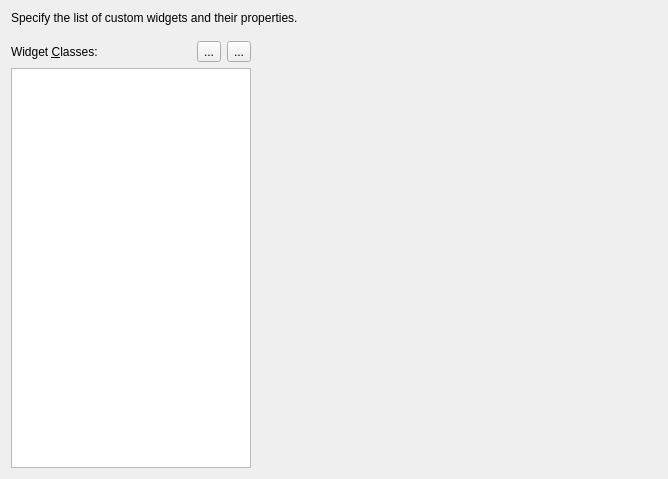
<?xml version="1.0" encoding="UTF-8"?>
<ui version="4.0">
 <class>QmakeProjectManager::Internal::CustomWidgetWidgetsWizardPage</class>
 <widget class="QWizardPage" name="QmakeProjectManager::Internal::CustomWidgetWidgetsWizardPage">
  <property name="geometry">
   <rect>
    <x>0</x>
    <y>0</y>
    <width>668</width>
    <height>475</height>
   </rect>
  </property>
  <property name="windowTitle">
   <string>Custom Qt Widget Wizard</string>
  </property>
  <property name="title">
   <string>Custom Widget List</string>
  </property>
  <layout class="QGridLayout" name="gridLayout">
   <item row="2" column="1" rowspan="2">
    <widget class="QWidget" name="tabStackWidget" native="true">
     <property name="minimumSize">
      <size>
       <width>400</width>
       <height>200</height>
      </size>
     </property>
    </widget>
   </item>
   <item row="3" column="0">
    <widget class="QmakeProjectManager::Internal::ClassList" name="classList">
     <property name="minimumSize">
      <size>
       <width>0</width>
       <height>400</height>
      </size>
     </property>
    </widget>
   </item>
   <item row="0" column="0" colspan="2">
    <widget class="QLabel" name="subTitleLabel">
     <property name="text">
      <string>Specify the list of custom widgets and their properties.</string>
     </property>
    </widget>
   </item>
   <item row="1" column="0">
    <spacer name="titleSpacer">
     <property name="orientation">
      <enum>Qt::Vertical</enum>
     </property>
     <property name="sizeType">
      <enum>QSizePolicy::Fixed</enum>
     </property>
     <property name="sizeHint" stdset="0">
      <size>
       <width>0</width>
       <height>10</height>
      </size>
     </property>
    </spacer>
   </item>
   <item row="2" column="0">
    <layout class="QHBoxLayout" name="horizontalLayout">
     <item>
      <widget class="QLabel" name="label">
       <property name="text">
        <string>Widget &amp;Classes:</string>
       </property>
       <property name="buddy">
        <cstring>classList</cstring>
       </property>
      </widget>
     </item>
     <item>
      <widget class="QToolButton" name="addButton">
       <property name="text">
        <string>...</string>
       </property>
      </widget>
     </item>
     <item>
      <widget class="QToolButton" name="deleteButton">
       <property name="text">
        <string>...</string>
       </property>
      </widget>
     </item>
    </layout>
   </item>
  </layout>
 </widget>
 <customwidgets>
  <customwidget>
   <class>QmakeProjectManager::Internal::ClassList</class>
   <extends>QListWidget</extends>
   <header location="global">qt4projectmanager/customwidgetwizard/classlist.h</header>
  </customwidget>
 </customwidgets>
 <tabstops>
  <tabstop>classList</tabstop>
 </tabstops>
 <resources/>
 <connections/>
</ui>
